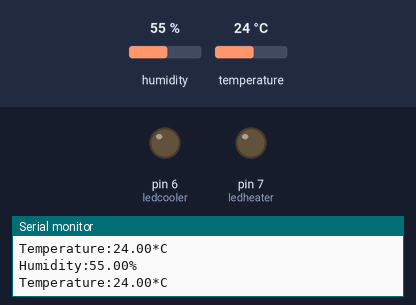
The sketch below on a simulated Arduino Uno, built with avr-gcc and run on an emulated ATmega328P. Parts: output pins drawn as LEDs (lit = HIGH), the last lines printed to the serial monitor. Inputs (shaded band) come from the test bench; at power-on: temperature 24 °C, humidity 55 %.

Above: at 2.8 s.
2.9 s: temperature set to 21 °C
6.2 s: temperature set to 18 °C
At 9.9 s:
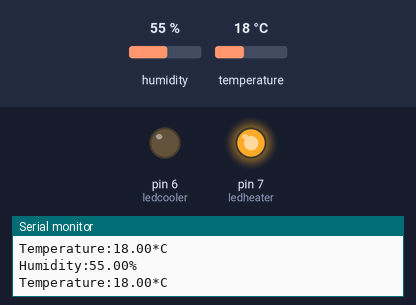
10.6 s: temperature set to 27 °C
14.3 s: temperature set to 30 °C
At 18.4 s:
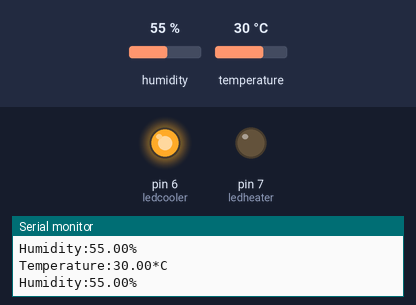
18.7 s: temperature set to 12 °C
At 22.2 s:
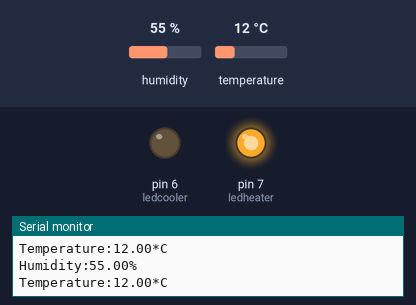
22.7 s: temperature set to 33 °C
At 25.9 s:
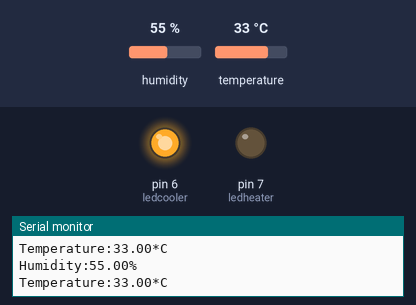
Timing chart, 0 to 27.4 s (numbered marks = the images above; inputs shaded):
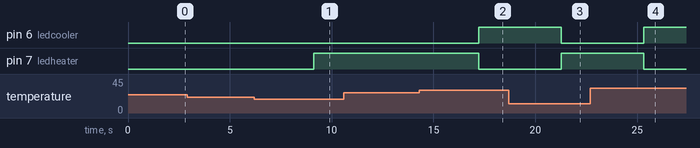

Measured:
- the behaviour switches between 20 and 19 °C on temperature (found by bisection; images 0 and 1)
- the behaviour switches between 28 and 29 °C on temperature (found by bisection; images 1 and 2)
- after the input at 6.2 s, pin 7 (ledheater): LOW → HIGH after 2.9 s
- after the input at 14.3 s, pin 6 (ledcooler): LOW → HIGH after 2.9 s; pin 7 (ledheater): HIGH → LOW after 2.9 s
- after the input at 18.7 s, pin 6 (ledcooler): HIGH → LOW after 2.6 s; pin 7 (ledheater): LOW → HIGH after 2.6 s
- after the input at 22.7 s, pin 6 (ledcooler): LOW → HIGH after 2.6 s; pin 7 (ledheater): HIGH → LOW after 2.6 s

The sketch:

5-5.ino
```cpp
#include <DHT.h>
#define DHTPIN 8
#define DHTTYPE DHT11
DHT dht(DHTPIN,DHTTYPE);
int ledcooler=6;
int ledheater=7;

void setup() {
 Serial.begin(9600);
 Serial.println("DHT11 TEST !");
 dht.begin();
 pinMode(ledcooler,OUTPUT);
 pinMode(ledheater,OUTPUT);


}

void loop() {
  float humid=dht.readHumidity();
  float temp=dht.readTemperature();
  Serial.print("Humidity:");
  Serial.print(humid);
  Serial.println("%");
  delay(500);
  Serial.print("Temperature:");
  Serial.print(temp);
  Serial.println("*C");
  delay(500);
  if(temp>28){
    digitalWrite(ledcooler,HIGH);
    digitalWrite(ledheater,LOW);

  }
   if(temp<20){
    digitalWrite(ledheater,HIGH);
    digitalWrite(ledcooler,LOW);

  }
}
```
